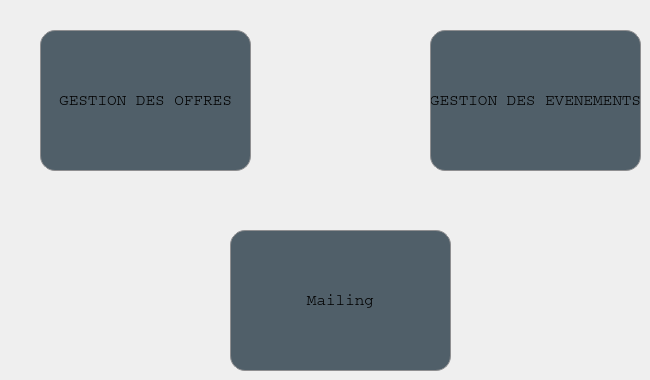
    <widget class="QWidget" name="page_6">
     <widget class="QPushButton" name="pushButton_13">
      <property name="geometry">
       <rect>
        <x>40</x>
        <y>30</y>
        <width>211</width>
        <height>141</height>
       </rect>
      </property>
      <property name="styleSheet">
       <string notr="true">QPushButton {
border: 1px solid #8f8f91;
border-radius: 15px;
background-color: #505F69;
font-family: Courier;
font-size: 16px;
}

QPushButton:hover {
border: 4px solid #8f8f91;
font-weight: bold;
font-size: 18px;
}</string>
      </property>
      <property name="text">
       <string>GESTION DES OFFRES</string>
      </property>
     </widget>
     <widget class="QPushButton" name="pushButton_7">
      <property name="geometry">
       <rect>
        <x>430</x>
        <y>30</y>
        <width>211</width>
        <height>141</height>
       </rect>
      </property>
      <property name="styleSheet">
       <string notr="true">QPushButton {
border: 1px solid #8f8f91;
border-radius: 15px;
background-color: #505F69;
font-family: Courier;
font-size: 16px;
}

QPushButton:hover {
border: 4px solid #8f8f91;
font-weight: bold;
font-size: 18px;
}</string>
      </property>
      <property name="text">
       <string>GESTION DES EVENEMENTS</string>
      </property>
     </widget>
     <widget class="QPushButton" name="pushButton_65">
      <property name="geometry">
       <rect>
        <x>230</x>
        <y>230</y>
        <width>221</width>
        <height>141</height>
       </rect>
      </property>
      <property name="styleSheet">
       <string notr="true">QPushButton {
border: 1px solid #8f8f91;
border-radius: 15px;
background-color: #505F69;
font-family: Courier;
font-size: 16px;
}

QPushButton:hover {
border: 4px solid #8f8f91;
font-weight: bold;
font-size: 18px;
}</string>
      </property>
      <property name="text">
       <string>Mailing</string>
      </property>
     </widget>
    </widget>
